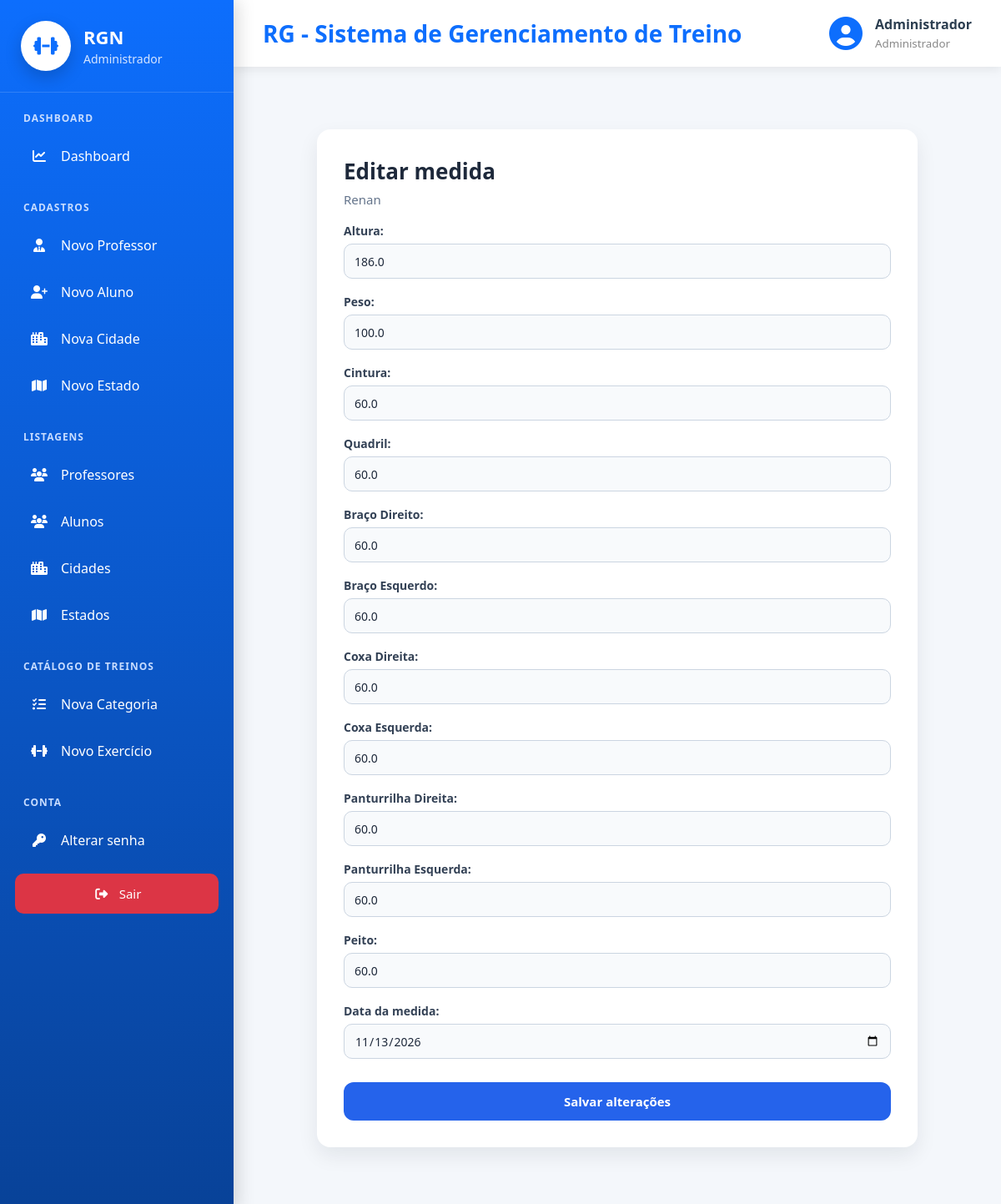
The page /medidas/editar/medidas/9 (signed in) on the database as committed earlier.
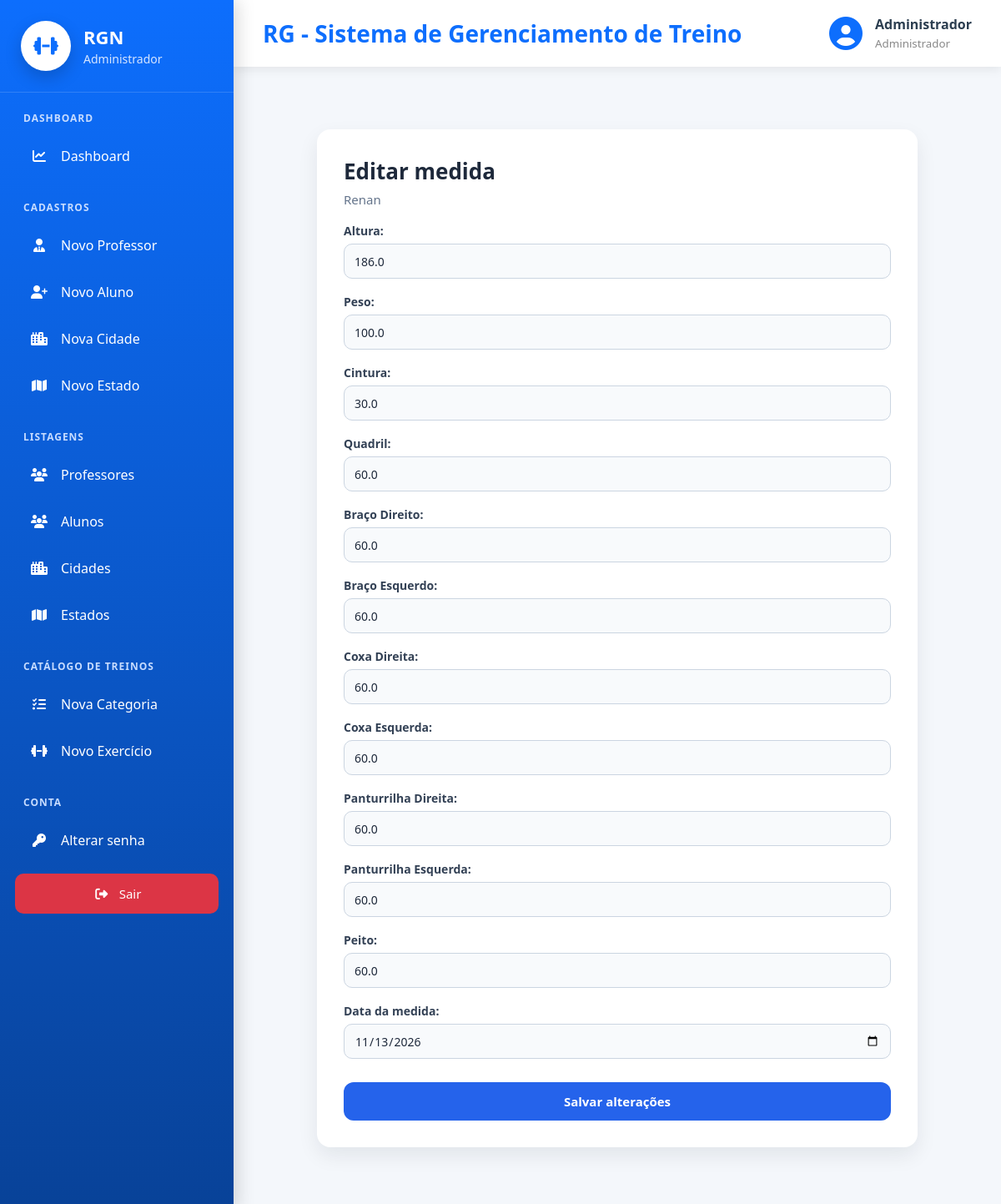
The same page on the database as committed later.
### medidas/models.py (models this page shows, shortened)
class Medidas(Auditoria):
    aluno = models.ForeignKey(Pessoa, on_delete=models.PROTECT, related_name="medidas_aluno")
    altura = models.FloatField(verbose_name="Altura")
    peso = models.FloatField(verbose_name="Peso")
    cintura = models.FloatField(verbose_name="Cintura")
    quadril = models.FloatField(verbose_name="Quadril")
    braco_direito = models.FloatField(verbose_name="Braço Direito")
    braco_esquerdo = models.FloatField(verbose_name="Braço Esquerdo")
    coxa_direita = models.FloatField(verbose_name="Coxa Direita")
    coxa_esquerda = models.FloatField(verbose_name="Coxa Esquerda")
    panturrilha_direita = models.FloatField(verbose_name="Panturrilha Direita")
    panturrilha_esquerda = models.FloatField(verbose_name="Panturrilha Esquerda")
    peito = models.FloatField(verbose_name="Peito")
    data_medida = models.DateField(verbose_name="Data da medida")
    cadastrado_por = models.ForeignKey("auth.User", on_delete=models.PROTECT, related_name="cadastrado_por")

### medidas/views.py (the view)
# urls.py: path('editar/medidas/<int:pk>', MedidasUpdate.as_view(), name="editar-medidas"),
class MedidasUpdate(FormMedidasMixin, SomenteDoMeuAlunoMixin, RetornoMedidasMixin, LoginRequiredMixin, GroupRequiredMixin, UpdateView):
    model = Medidas
    fields = CAMPOS          # aqui a altura continua editável, para corrigir um erro
    group_required = ["Professor", "Administrador", "Aluno"]
    def get_context_data(self, **kwargs):
        context = super().get_context_data(**kwargs)
        context['aluno'] = self.object.aluno
        return context

### cadastros/permissoes.py (called while the page is built, shortened)
def eh_admin(user):
    return user.is_superuser or user.groups.filter(name="Administrador").exists()

def alunos_do_usuario(user):
    if eh_admin(user):
        return Pessoa.objects.filter(tipo="ALUNO")

    def get_queryset(self):
        return super().get_queryset().filter(
            **{f"{self.campo_aluno}__in": alunos_do_usuario(self.request.user)}
        )

### medidas/views.py (called while the page is built)
    def get_form(self, form_class=None):
        form = super().get_form(form_class)
        form.fields['data_medida'].widget = forms.DateInput(
            attrs={'type': 'date'}, format='%Y-%m-%d'
        )
        return form

### medidas/templates/medidas/form_medida.html (shortened to what this page needs)
{% extends 'modelo.html' %}
{% load static %}
{% block css %}
<link rel="stylesheet" href="{% static 'css/cadastros/form.css' %}">
<link rel="stylesheet" href="{% static 'css/paginas/modelo.css' %}">
<link rel="stylesheet" href="{% static 'css/medidas/form_medida.css' %}">
{% endblock %}
{% block main %}
<div class="form-page">
    <div class="form-card">
        <h2>{% if object %}Editar medida{% else %}Nova medida{% endif %}</h2>
        <p>{{ aluno.nome }}</p>
        <form action="" method="POST">
            {{ form.as_p }}
            <button type="submit" class="btn-salvar">
                {% if object %}Salvar alterações{% else %}Salvar medida{% endif %}
            </button>
        </form>
    </div>
</div>
{% endblock %}

Rows that differ between the two databases and show on the page:
changed Medidas: cintura "60.0" → "30.0"
